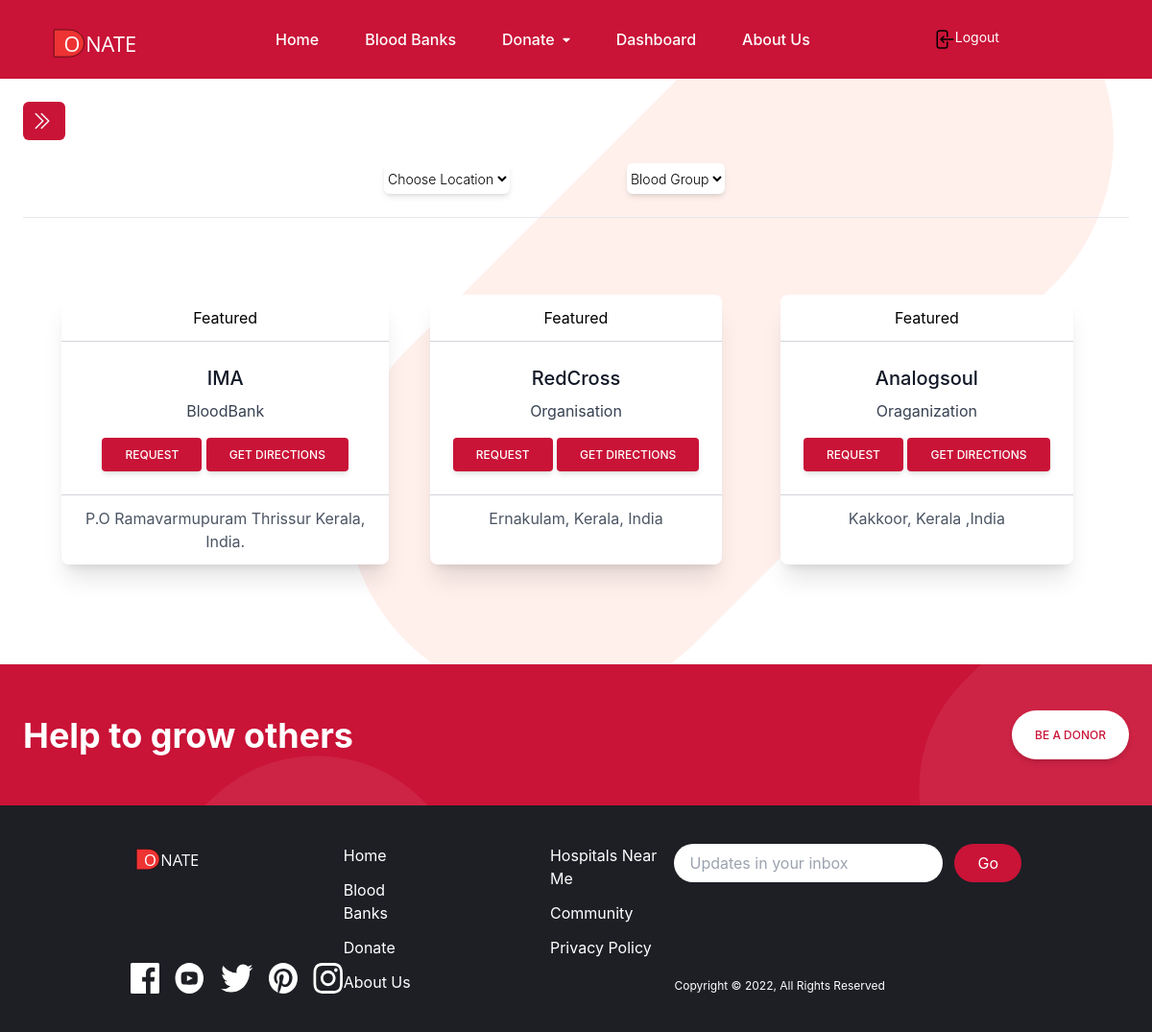
/user_blood_banks/ (signed in), run on an earlier commit of the app's database.
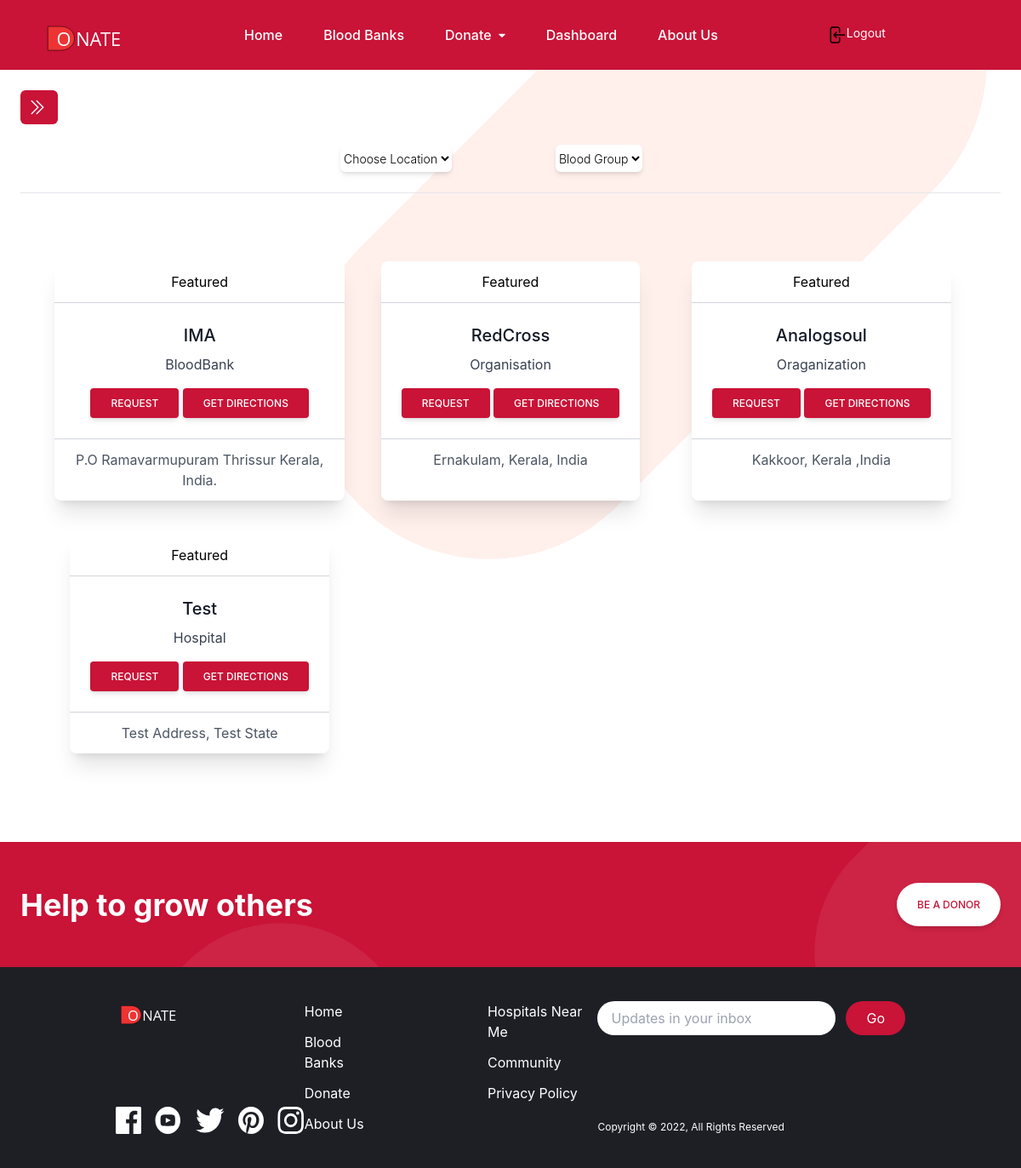
And on a later commit of the database.
### department/models.py (models this page shows, shortened)
class Department (models.Model):
    user = models.ForeignKey(User, on_delete=models.CASCADE)
    depname = models.CharField(max_length=100)
    contact = models.CharField(max_length=15, null=True)
    address = models.CharField(max_length=300)
    deppic = models.FileField(null=True)
    deppin = models.CharField(max_length=6, null=True)
    depidpic = models.FileField(null=True)
    aboutdep = models.CharField(max_length=300)
    status = models.CharField(max_length=20)
    regdate = models.DateTimeField(auto_now_add=True)
    adminremark = models.CharField(max_length=500)
    updationdate = models.DateField(null=True)

### user/views.py (the view)
# urls.py: path('user_blood_banks/', views.user_bloodbanks, name='user_bloodbanks'),
def user_bloodbanks(request):
    if not request.user.is_authenticated:
        return redirect('register')
    department = Department.objects.filter(status="approved")
    return render(request, 'user_blood_banks.html', locals())

### templates/user_blood_banks.html (shortened to what this page needs)
{% extends 'user_base.html' %}
{% block content %}
 {% load static %}
<div class="flex flex-row w-full h-20 justify-center py-4 px-4">
    <div class="flex flex-row justify-between p-2 w-52">
        <select name="" id="" class="bg-white font-light h-8 rounded-md shadow-md text-sm">
            <option selected>Choose Location</option>
        </select>
    </div>
    <div class="flex flex-row justify-center p-2 w-52">
        <select name="" id="" class="bg-white font-light h-8 rounded-md shadow-md text-sm">
                  <option selected>Blood Group</option>
        </select>
    </div>
</div>
<hr>
{% load static %}
<div class="px-10 py-20">
    <div class="grid grid-cols-1 sm:grid-cols-2 md:grid-cols-3 gap-x-6 gap-y-10">
      {% for i in department %}
        <div class="flex justify-center">
            <div class="block rounded-lg shadow-xl bg-white max-w-sm text-center">
              <div class="py-3 px-6 border-b border-gray-300">
                Featured
              </div>
              <div class="p-6">
                <h5 class="text-gray-900 text-xl font-medium mb-2">{{ i.user.first_name }}</h5>
                <p class="text-gray-700 text-base mb-4">
                  {{i.user.last_name}}
                </p>
                <button type="button" class=" inline-block px-6 py-2.5 bg-brightRed text-white font-medium text-xs leading-tight uppercase rounded shadow-md hover:bg-brightRedLight hover:shadow-lg focus:bg-blue-700 focus:shadow-lg focus:outline-none focus:ring-0 active:bg-blue-800 active:shadow-lg transition duration-150 ease-in-out">Request</button>
                <button type="button" class=" inline-block px-6 py-2.5 bg-brightRed text-white font-medium text-xs leading-tight uppercase rounded shadow-md hover:bg-brightRedLight hover:shadow-lg focus:bg-blue-700 focus:shadow-lg focus:outline-none focus:ring-0 active:bg-blue-800 active:shadow-lg transition duration-150 ease-in-out">Get Directions</button>
              </div>
              <div class="py-3 px-6 border-t border-gray-300 text-gray-600">
                {{ i.address }}
              </div>
            </div>
          </div>
          {% endfor %}
        </div>
    </div>
</div>
 {% endblock %}

What changed in the data, as far as the page shows it:
added Department: user.first_name "Test", user.last_name "Hospital", address "Test Address, Test State"
